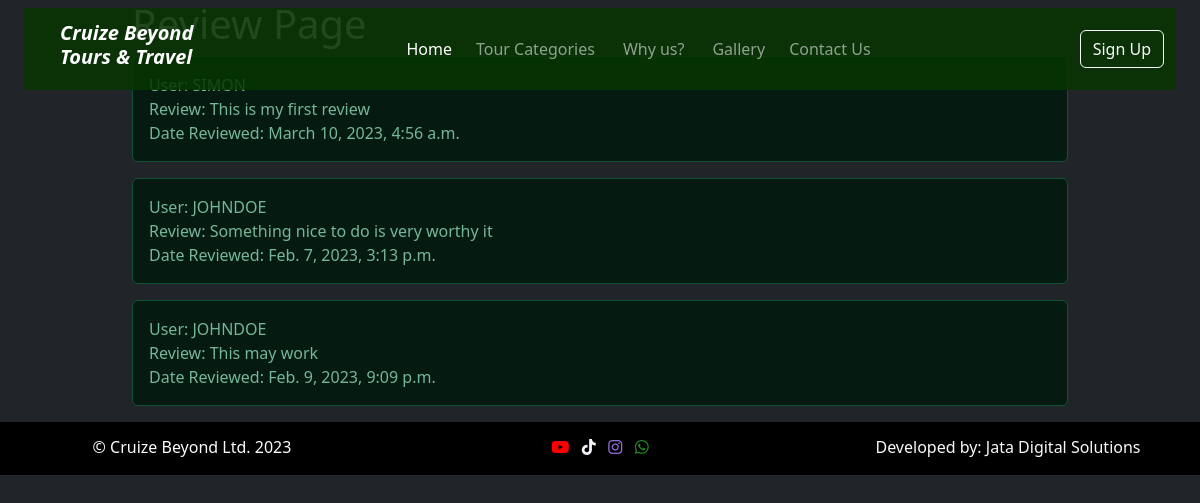
/review/, run on the app's committed database.
### base/models.py (models this page shows, shortened)
class Review(models.Model):
    user = models.ForeignKey(User, on_delete=models.CASCADE, related_name="review")
    comment = models.TextField()
    uploaded_date = models.DateTimeField(auto_now=True)

class User(AbstractUser):
    email = models.EmailField(unique=True)
    USERNAME_FIELD = 'email'
    REQUIRED_FIELDS = ['username']
    def __str__(self):
        return self.username

### base/views.py (the view)
# urls.py: path("review/", views.Review_tour, name="review"),
def Review_tour(request):
    tour_review = Review.objects.all
    if request.method == 'POST':
        user = request.user
        comment = request.POST['comment']
        tour_review = Review.objects.create(user=user, comment=comment)
        tour_review.save()
        messages.success(request, ("Review sent successfully"))
        return redirect("/")
    else:
        context = {
            "review" : tour_review
        }
        return render(request, "review.html", context)

### templates/review.html
{% extends 'header.html' %}
{% block content %}
<div class="container">
    <h1>Review Page</h1>
    {% for review in review%}
    <div class="alert alert-success" role="alert">
        User: {{review.user|upper}}<br>
        Review: {{review.comment}}<br>
        Date Reviewed: {{review.uploaded_date}}<br>
    </div>
    {% endfor %}
</div>
{% endblock content %}

### static/css/checkout.css (style rules this page uses)
.container { max-width: 960px; }

### data on the page
Review: user "SIMON", comment "This is my first review", uploaded_date "March 10, 2023, 4:56 a.m."
Review: user "JOHNDOE", comment "Something nice to do is very worthy it", uploaded_date "Feb. 7, 2023, 3:13 p.m."
Review: user "JOHNDOE", comment "This may work", uploaded_date "Feb. 9, 2023, 9:09 p.m."
